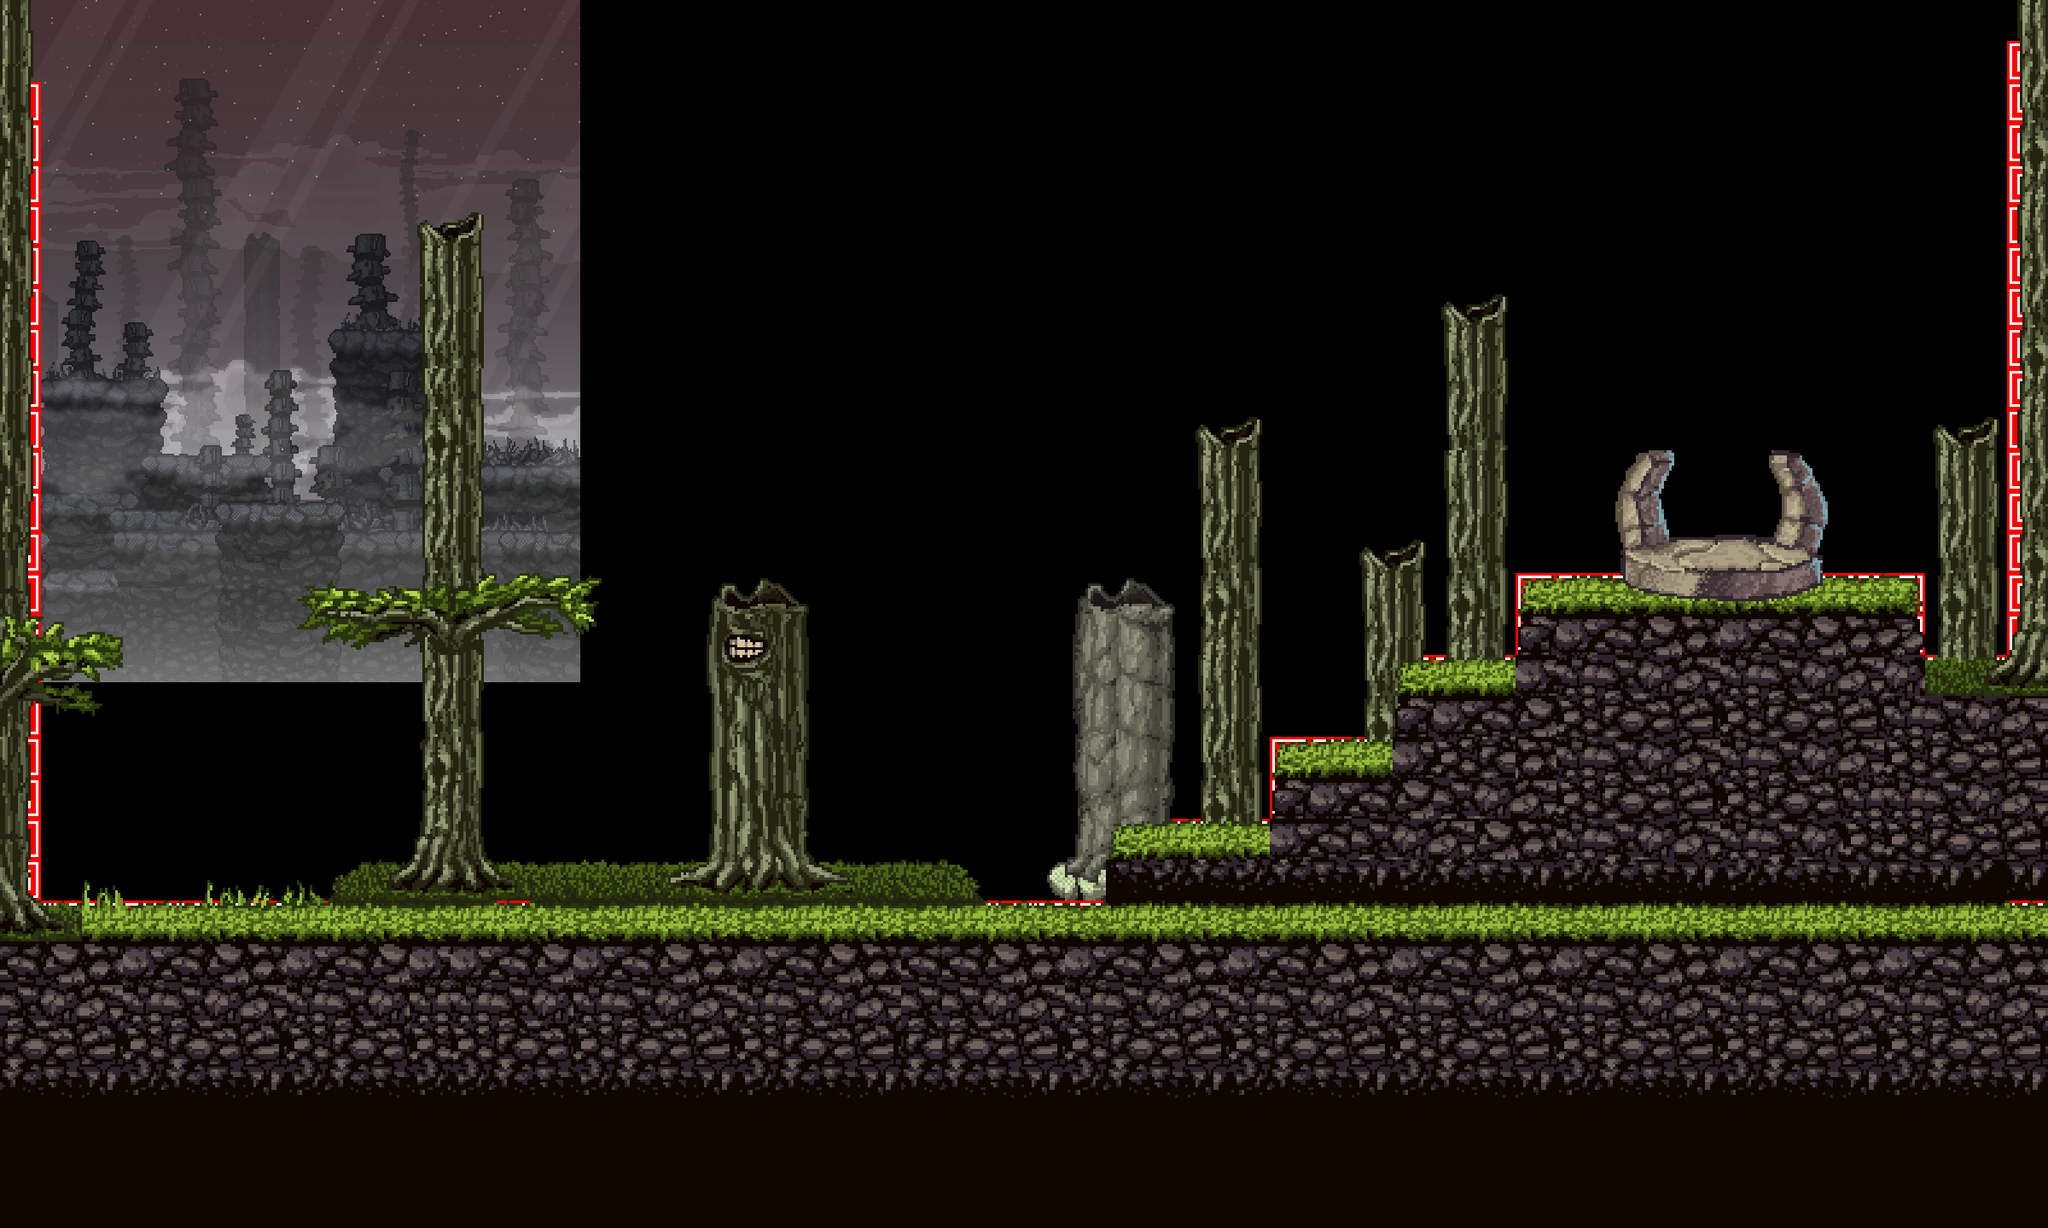

A 2D game scene composited from a Tiled map and its tileset images. What follows is a short description and the map's XML, with each tile layer's data collapsed to a summary:
An orthogonal 50x30 tile map with 48x48 px tiles, 5 tile layers (common_bg, collision, background_underworld, background_overworld, ...), 1 hidden layer not drawn, 4 tilesets, 2 image layers and 2 objects (player, gameender).

<map version="1.0" orientation="orthogonal" width="50" height="30" tilewidth="48" tileheight="48">
 <properties>
  <property name="background_color" value="#898989" />
 </properties>
 <tileset firstgid="1" name="metatiles" tilewidth="48" tileheight="48">
  <image source="collision_tiles.png" width="240" height="48" />
  <tile id="0">
   <properties>
    <property name="type" value="solid" />
   </properties>
  </tile>
  <tile id="1">
   <properties>
    <property name="type" value="lslope" />
   </properties>
  </tile>
  <tile id="2">
   <properties>
    <property name="type" value="rslope" />
   </properties>
  </tile>
  <tile id="3">
   <properties>
    <property name="type" value="platform" />
   </properties>
  </tile>
  <tile id="4">
   <properties>
    <property name="type" value="breakable" />
   </properties>
  </tile>
 </tileset>
 <tileset firstgid="6" name="map_normal_1" tilewidth="48" tileheight="48">
  <image source="map_normal1.png" width="768" height="768" />
 </tileset>
 <tileset firstgid="262" name="underworld" tilewidth="48" tileheight="48">
  <image source="map_underworld1.png" width="768" height="768" />
 </tileset>
 <tileset firstgid="518" name="end gate" tilewidth="48" tileheight="48">
  <image source="map_altar.png" width="384" height="384" />
 </tileset>
 <imagelayer name="Parallax_layer1_overworld" width="50" height="30">
  <image source="paralax_normal1.png" />
  <properties>
   <property name="ratio" value="0.25" />
  </properties>
 </imagelayer>
 <imagelayer name="Parallax_layer1_underworld" width="50" height="30">
  <image source="paralax_underworld1.png" />
  <properties>
   <property name="ratio" value="0.25" />
  </properties>
 </imagelayer>
 <layer name="common_bg" width="50" height="30">
  <data>[1500 cells, 0 non-empty, 0 distinct tile ids]</data>
 </layer>
 <layer name="collision" width="50" height="30">
  <data>[1500 cells, 171 non-empty, 11 distinct tile ids]</data>
 </layer>
 <layer name="background_underworld" width="50" height="30">
  <data>[1500 cells, 262 non-empty, 70 distinct tile ids]</data>
 </layer>
 <layer name="background_overworld" width="50" height="30">
  <data>[1500 cells, 567 non-empty, 118 distinct tile ids]</data>
 </layer>
 <objectgroup name="entities" width="50" height="30">
  <object name="player" x="650" y="903" width="144" height="144" />
  <object name="gameender" x="1941" y="526" width="144" height="144" />
 </objectgroup>
 <layer name="foreground_underworld" width="50" height="30" visible="0">
  <data>[1500 cells, 95 non-empty, 31 distinct tile ids]</data>
 </layer>
 <layer name="foreground_overworld" width="50" height="30">
  <data>[1500 cells, 282 non-empty, 81 distinct tile ids]</data>
 </layer>
</map>
